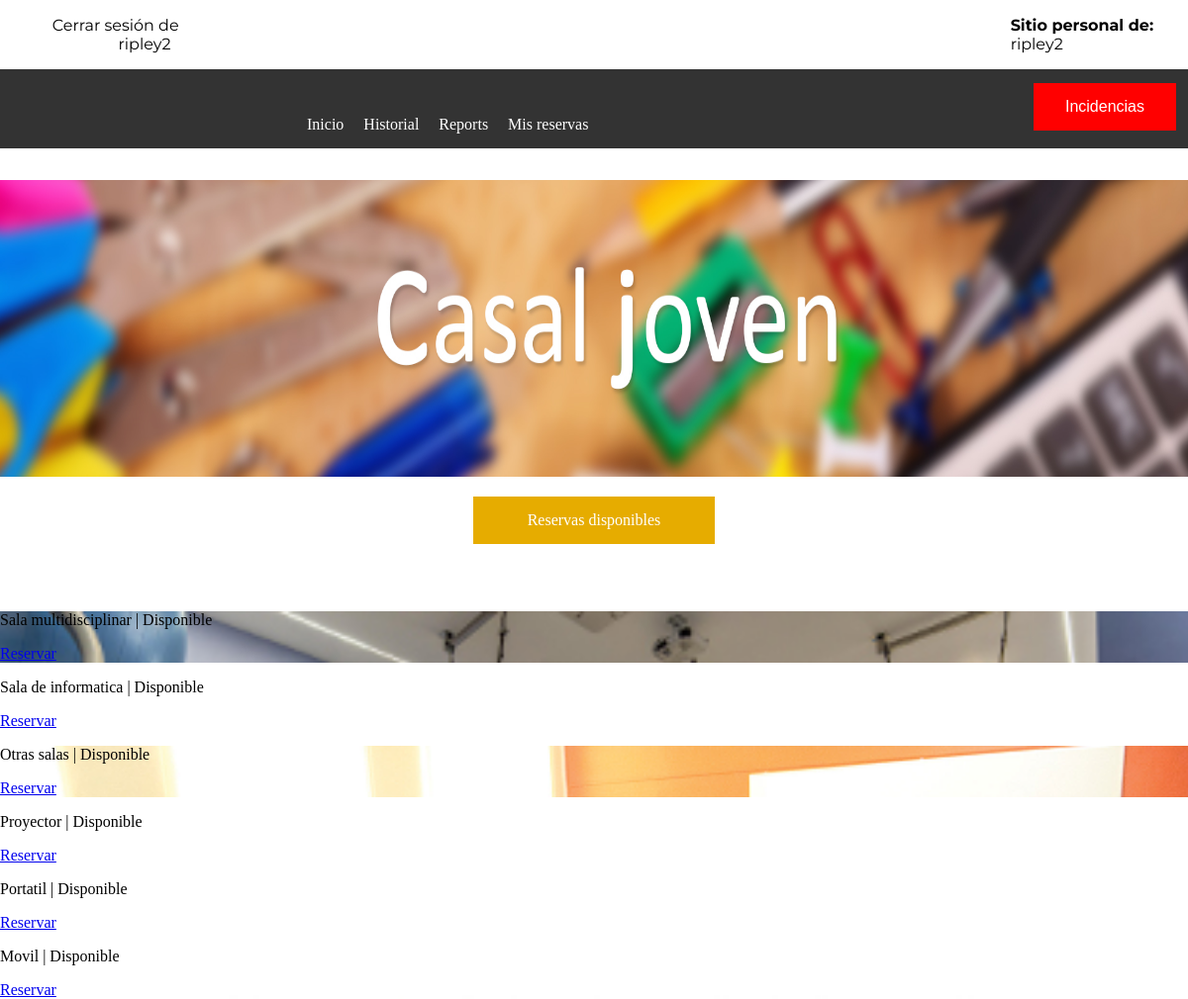
The page /home.php (signed in) on the database its author committed.
### tables this page shows
CREATE TABLE `tbl_tipus_recurso` (
  `id_tipo_recurso` int(11) NOT NULL,
  `nombre_tipus_recurso` char(30) DEFAULT NULL,
  `imagen_tipo_recurso` varchar(100) NOT NULL,
  `descripcion` varchar(100) NOT NULL
);

### home.php (the view, shortened to what this page needs)
<!DOCTYPE html>
<html>
<head>
	<link rel="stylesheet" type="text/css" href="estilos.css">
</head>
<body>
	<div style="display:flex; align-items: center">
	    <?php
	        include "./header.php";
	    ?>
	    <p style="font-family: Montserrat; margin-left: 70%"><b>Sitio personal de:</b>
			<?php
				echo $_SESSION['nombre'];
			?>
		</p>
	</div>
	<header id="main-header" >
		<nav class="cab">
			<ul>
				<li><a href="home.php"><p>Inicio</p></a></li>
				<li><a href="general.php"><p>Historial</p></a></li>
				<li><a href="reports.php"><p>Reports</p></a></li>
				<li><a href="mis_reservas.php"><p>Mis reservas</p></a></li>
			</ul>
		</nav>
	<button class="incidencias"><a href="incidencias.php" style="text-decoration: none;">Incidencias</a></button>
 	</header>
	<div class="div_img">
		<img src="./img/banner.jpg" class="imagen">
	</div>
<p class="reservar_parr" style="display:block;
  margin-left: auto;
  margin-right: auto;width:180px">
			Reservas disponibles
	</p>
	<?php
	include "./services/conexion.php";
	$result=mysqli_query($conn,"SELECT distinct tbl_tipus_recurso.id_tipo_recurso, tbl_tipus_recurso.imagen_tipo_recurso,tbl_tipus_recurso.nombre_tipus_recurso FROM tbl_tipus_recurso inner join tbl_recurso on tbl_recurso.id_tipo_recurso=tbl_tipus_recurso.id_tipo_recurso  ");
	echo "<br><br>";
	while($objeto=mysqli_fetch_array($result)){
		echo '<div class="contenedor_registros" style="background-repeat: no-repeat; background-size: 100%; background-image: url(./img/recursos/'.$objeto['imagen_tipo_recurso'].');">';
		$consulta="Select * From tbl_recurso where id_tipo_recurso=".$objeto['id_tipo_recurso']." and estado='disponible'";
		$disponibilidad=mysqli_query($conn,$consulta);
		if (!empty($disponibilidad) && mysqli_num_rows($disponibilidad)>0) {
			echo "<p class='titulos_recursos'>".$objeto['nombre_tipus_recurso']." | <span class='disponible'>Disponible</span></p>";
			echo "<a href='reservar.php?tipo=".$objeto['id_tipo_recurso']."' class='myButton'>Reservar</a>";
		}else{
			echo "<p class='titulos_recursos'>".$objeto['nombre_tipus_recurso']." | <span class='reservado'>No disponible</span></p>";
		}
			echo "</div>";
	}
	?>
</body>
</html>

### estilos.css (style rules this page uses)
body { font-family: verdana; margin: 0px;width: 100%; }
#main-header { background: #333; color: white; height: 80px; }
#main-header a { color: white; margin: 0px; }
.cab { float: left; margin-left: 25%; }
.cab ul { margin: 0; padding: 0; list-style: none; padding-right: 20px; }
.cab ul li { display: inline-block; line-height: 80px; }
.cab ul li a { display: block; padding: 0 10px; text-decoration: none; -webkit-transition:all 500ms ease; -o-transition:all 500ms ease; transition:all 500ms ease ; }
.cab li { float:left; }
.incidencias { background-color: red; border: none; color: white; padding: 15px 32px; text-align: center; text-decoration: none; display: inline-block; font-size: 16px; margin: 14px 2px; cursor: pointer; float: right; margin-right: 12px; }
.imagen { width: 100%; height:300px; }
.div_img { width: 100%; }
.reservar_parr { margin-left: 44%; background-color: #e6ac00; border: none; color: white; padding: 15px 32px; text-align: center; text-decoration: none; display: inline-block; font-size: 16px; }

### rows shown on the page
tbl_tipus_recurso: imagen_tipo_recurso (picture), nombre_tipus_recurso "Sala multidisciplinar"
tbl_tipus_recurso: nombre_tipus_recurso "Sala de informatica"
tbl_tipus_recurso: imagen_tipo_recurso (picture), nombre_tipus_recurso "Otras salas"
tbl_tipus_recurso: imagen_tipo_recurso (picture), nombre_tipus_recurso "Proyector"
tbl_tipus_recurso: imagen_tipo_recurso (picture), nombre_tipus_recurso "Portatil"
tbl_tipus_recurso: imagen_tipo_recurso (picture), nombre_tipus_recurso "Movil"

### other values the page prints
$_SESSION['nombre'] "ripley2"
